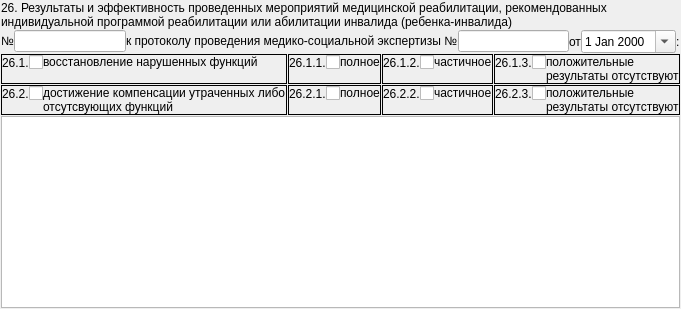
          <widget class="QWidget" name="tabIPRA">
           <attribute name="title">
            <string>ИПРА п.26</string>
           </attribute>
           <layout class="QGridLayout" name="gridLayout_49">
            <property name="margin">
             <number>1</number>
            </property>
            <property name="spacing">
             <number>1</number>
            </property>
            <item row="2" column="2">
             <widget class="QFrame" name="frame6_3">
              <property name="frameShape">
               <enum>QFrame::Panel</enum>
              </property>
              <property name="frameShadow">
               <enum>QFrame::Plain</enum>
              </property>
              <layout class="QGridLayout" name="gridLayout_43">
               <property name="margin">
                <number>0</number>
               </property>
               <property name="spacing">
                <number>0</number>
               </property>
               <item row="0" column="0">
                <widget class="QLabel" name="lblbIPRAResult26_1_2Number">
                 <property name="sizePolicy">
                  <sizepolicy hsizetype="Fixed" vsizetype="Preferred">
                   <horstretch>0</horstretch>
                   <verstretch>0</verstretch>
                  </sizepolicy>
                 </property>
                 <property name="text">
                  <string>26.1.2.</string>
                 </property>
                </widget>
               </item>
               <item row="0" column="2" rowspan="2">
                <widget class="QLabel" name="lblIPRAResult26_1_2">
                 <property name="text">
                  <string>частичное</string>
                 </property>
                 <property name="alignment">
                  <set>Qt::AlignLeading|Qt::AlignLeft|Qt::AlignTop</set>
                 </property>
                 <property name="wordWrap">
                  <bool>true</bool>
                 </property>
                </widget>
               </item>
               <item row="0" column="1">
                <widget class="QCheckBox" name="chkIPRAResult26_1_2">
                 <property name="sizePolicy">
                  <sizepolicy hsizetype="Fixed" vsizetype="Fixed">
                   <horstretch>0</horstretch>
                   <verstretch>0</verstretch>
                  </sizepolicy>
                 </property>
                 <property name="text">
                  <string/>
                 </property>
                </widget>
               </item>
              </layout>
             </widget>
            </item>
            <item row="0" column="0" colspan="4">
             <widget class="QLabel" name="lblIPRA">
              <property name="sizePolicy">
               <sizepolicy hsizetype="Preferred" vsizetype="Fixed">
                <horstretch>0</horstretch>
                <verstretch>0</verstretch>
               </sizepolicy>
              </property>
              <property name="text">
               <string>26. Результаты и эффективность проведенных мероприятий медицинской реабилитации, рекомендованных индивидуальной программой реабилитации или абилитации инвалида (ребенка-инвалида)</string>
              </property>
              <property name="wordWrap">
               <bool>true</bool>
              </property>
             </widget>
            </item>
            <item row="4" column="0" colspan="4">
             <widget class="QTextEdit" name="edtIPRAResult26_6"/>
            </item>
            <item row="1" column="0" colspan="4">
             <layout class="QHBoxLayout" name="horizontalLayout_11">
              <property name="spacing">
               <number>0</number>
              </property>
              <item>
               <widget class="QLabel" name="label_42">
                <property name="sizePolicy">
                 <sizepolicy hsizetype="Preferred" vsizetype="Fixed">
                  <horstretch>0</horstretch>
                  <verstretch>0</verstretch>
                 </sizepolicy>
                </property>
                <property name="text">
                 <string>№</string>
                </property>
               </widget>
              </item>
              <item>
               <widget class="QLineEdit" name="edtIPRANumber"/>
              </item>
              <item>
               <widget class="QLabel" name="label_43">
                <property name="sizePolicy">
                 <sizepolicy hsizetype="Preferred" vsizetype="Fixed">
                  <horstretch>0</horstretch>
                  <verstretch>0</verstretch>
                 </sizepolicy>
                </property>
                <property name="text">
                 <string>к протоколу проведения медико-социальной экспертизы №</string>
                </property>
               </widget>
              </item>
              <item>
               <widget class="QLineEdit" name="edtIPRANumberMSI"/>
              </item>
              <item>
               <widget class="QLabel" name="label_44">
                <property name="text">
                 <string>от</string>
                </property>
               </widget>
              </item>
              <item>
               <widget class="CDateEdit" name="edtIPRADateMSI">
                <property name="calendarPopup">
                 <bool>true</bool>
                </property>
               </widget>
              </item>
              <item>
               <widget class="QLabel" name="label_46">
                <property name="text">
                 <string>:</string>
                </property>
               </widget>
              </item>
             </layout>
            </item>
            <item row="3" column="1">
             <widget class="QFrame" name="frame6_6">
              <property name="frameShape">
               <enum>QFrame::Panel</enum>
              </property>
              <property name="frameShadow">
               <enum>QFrame::Plain</enum>
              </property>
              <layout class="QGridLayout" name="gridLayout_47">
               <property name="margin">
                <number>0</number>
               </property>
               <property name="spacing">
                <number>0</number>
               </property>
               <item row="0" column="0">
                <widget class="QLabel" name="lblIPRAResult26_2_1Number">
                 <property name="sizePolicy">
                  <sizepolicy hsizetype="Fixed" vsizetype="Preferred">
                   <horstretch>0</horstretch>
                   <verstretch>0</verstretch>
                  </sizepolicy>
                 </property>
                 <property name="text">
                  <string>26.2.1.</string>
                 </property>
                </widget>
               </item>
               <item row="0" column="2" rowspan="2">
                <widget class="QLabel" name="lblIPRAResult26_2_1">
                 <property name="text">
                  <string>полное</string>
                 </property>
                 <property name="alignment">
                  <set>Qt::AlignLeading|Qt::AlignLeft|Qt::AlignTop</set>
                 </property>
                 <property name="wordWrap">
                  <bool>true</bool>
                 </property>
                </widget>
               </item>
               <item row="0" column="1">
                <widget class="QCheckBox" name="chkIPRAResult26_2_1">
                 <property name="sizePolicy">
                  <sizepolicy hsizetype="Fixed" vsizetype="Fixed">
                   <horstretch>0</horstretch>
                   <verstretch>0</verstretch>
                  </sizepolicy>
                 </property>
                 <property name="text">
                  <string/>
                 </property>
                </widget>
               </item>
              </layout>
             </widget>
            </item>
            <item row="2" column="0">
             <widget class="QFrame" name="frame6_1">
              <property name="frameShape">
               <enum>QFrame::Panel</enum>
              </property>
              <property name="frameShadow">
               <enum>QFrame::Plain</enum>
              </property>
              <layout class="QGridLayout" name="gridLayout_41">
               <property name="margin">
                <number>0</number>
               </property>
               <property name="spacing">
                <number>0</number>
               </property>
               <item row="0" column="0">
                <widget class="QLabel" name="lblIPRAResult26_1Number">
                 <property name="sizePolicy">
                  <sizepolicy hsizetype="Fixed" vsizetype="Preferred">
                   <horstretch>0</horstretch>
                   <verstretch>0</verstretch>
                  </sizepolicy>
                 </property>
                 <property name="text">
                  <string>26.1.</string>
                 </property>
                </widget>
               </item>
               <item row="0" column="1">
                <widget class="QCheckBox" name="chkIPRAResult26_1">
                 <property name="sizePolicy">
                  <sizepolicy hsizetype="Fixed" vsizetype="Fixed">
                   <horstretch>0</horstretch>
                   <verstretch>0</verstretch>
                  </sizepolicy>
                 </property>
                 <property name="text">
                  <string/>
                 </property>
                </widget>
               </item>
               <item row="0" column="2" rowspan="2">
                <widget class="QLabel" name="lblIPRAResult26_1">
                 <property name="text">
                  <string>восстановление нарушенных функций</string>
                 </property>
                 <property name="alignment">
                  <set>Qt::AlignLeading|Qt::AlignLeft|Qt::AlignTop</set>
                 </property>
                 <property name="wordWrap">
                  <bool>true</bool>
                 </property>
                </widget>
               </item>
              </layout>
             </widget>
            </item>
            <item row="3" column="2">
             <widget class="QFrame" name="frame6_7">
              <property name="frameShape">
               <enum>QFrame::Panel</enum>
              </property>
              <property name="frameShadow">
               <enum>QFrame::Plain</enum>
              </property>
              <layout class="QGridLayout" name="gridLayout_46">
               <property name="margin">
                <number>0</number>
               </property>
               <property name="spacing">
                <number>0</number>
               </property>
               <item row="0" column="0">
                <widget class="QLabel" name="lblIPRAResult26_2_2Number">
                 <property name="sizePolicy">
                  <sizepolicy hsizetype="Fixed" vsizetype="Preferred">
                   <horstretch>0</horstretch>
                   <verstretch>0</verstretch>
                  </sizepolicy>
                 </property>
                 <property name="text">
                  <string>26.2.2.</string>
                 </property>
                </widget>
               </item>
               <item row="0" column="2" rowspan="2">
                <widget class="QLabel" name="lblIPRAResult26_2_2">
                 <property name="text">
                  <string>частичное</string>
                 </property>
                 <property name="alignment">
                  <set>Qt::AlignLeading|Qt::AlignLeft|Qt::AlignTop</set>
                 </property>
                 <property name="wordWrap">
                  <bool>true</bool>
                 </property>
                </widget>
               </item>
               <item row="0" column="1">
                <widget class="QCheckBox" name="chkIPRAResult26_2_2">
                 <property name="sizePolicy">
                  <sizepolicy hsizetype="Fixed" vsizetype="Fixed">
                   <horstretch>0</horstretch>
                   <verstretch>0</verstretch>
                  </sizepolicy>
                 </property>
                 <property name="text">
                  <string/>
                 </property>
                </widget>
               </item>
              </layout>
             </widget>
            </item>
            <item row="2" column="1">
             <widget class="QFrame" name="frame6_2">
              <property name="frameShape">
               <enum>QFrame::Panel</enum>
              </property>
              <property name="frameShadow">
               <enum>QFrame::Plain</enum>
              </property>
              <layout class="QGridLayout" name="gridLayout_42">
               <property name="margin">
                <number>0</number>
               </property>
               <property name="spacing">
                <number>0</number>
               </property>
               <item row="0" column="0">
                <widget class="QLabel" name="lblIPRAResult26_1_1Number">
                 <property name="sizePolicy">
                  <sizepolicy hsizetype="Fixed" vsizetype="Preferred">
                   <horstretch>0</horstretch>
                   <verstretch>0</verstretch>
                  </sizepolicy>
                 </property>
                 <property name="text">
                  <string>26.1.1.</string>
                 </property>
                </widget>
               </item>
               <item row="0" column="2" rowspan="2">
                <widget class="QLabel" name="lblIPRAResult26_1_1">
                 <property name="text">
                  <string>полное</string>
                 </property>
                 <property name="alignment">
                  <set>Qt::AlignLeading|Qt::AlignLeft|Qt::AlignTop</set>
                 </property>
                 <property name="wordWrap">
                  <bool>true</bool>
                 </property>
                </widget>
               </item>
               <item row="0" column="1">
                <widget class="QCheckBox" name="chkIPRAResult26_1_1">
                 <property name="sizePolicy">
                  <sizepolicy hsizetype="Fixed" vsizetype="Fixed">
                   <horstretch>0</horstretch>
                   <verstretch>0</verstretch>
                  </sizepolicy>
                 </property>
                 <property name="text">
                  <string/>
                 </property>
                </widget>
               </item>
              </layout>
             </widget>
            </item>
            <item row="3" column="0">
             <widget class="QFrame" name="frame6_5">
              <property name="frameShape">
               <enum>QFrame::Panel</enum>
              </property>
              <property name="frameShadow">
               <enum>QFrame::Plain</enum>
              </property>
              <layout class="QGridLayout" name="gridLayout_48">
               <property name="margin">
                <number>0</number>
               </property>
               <property name="spacing">
                <number>0</number>
               </property>
               <item row="0" column="0">
                <widget class="QLabel" name="lblIPRAResult26_2Number">
                 <property name="sizePolicy">
                  <sizepolicy hsizetype="Fixed" vsizetype="Preferred">
                   <horstretch>0</horstretch>
                   <verstretch>0</verstretch>
                  </sizepolicy>
                 </property>
                 <property name="text">
                  <string>26.2.</string>
                 </property>
                </widget>
               </item>
               <item row="0" column="2" rowspan="2">
                <widget class="QLabel" name="lblIPRAResult26_2">
                 <property name="text">
                  <string>достижение компенсации утраченных либо отсутсвующих функций</string>
                 </property>
                 <property name="alignment">
                  <set>Qt::AlignLeading|Qt::AlignLeft|Qt::AlignTop</set>
                 </property>
                 <property name="wordWrap">
                  <bool>true</bool>
                 </property>
                </widget>
               </item>
               <item row="0" column="1">
                <widget class="QCheckBox" name="chkIPRAResult26_2">
                 <property name="sizePolicy">
                  <sizepolicy hsizetype="Fixed" vsizetype="Fixed">
                   <horstretch>0</horstretch>
                   <verstretch>0</verstretch>
                  </sizepolicy>
                 </property>
                 <property name="text">
                  <string/>
                 </property>
                </widget>
               </item>
              </layout>
             </widget>
            </item>
            <item row="3" column="3">
             <widget class="QFrame" name="frame6_8">
              <property name="frameShape">
               <enum>QFrame::Panel</enum>
              </property>
              <property name="frameShadow">
               <enum>QFrame::Plain</enum>
              </property>
              <layout class="QGridLayout" name="gridLayout_45">
               <property name="margin">
                <number>0</number>
               </property>
               <property name="spacing">
                <number>0</number>
               </property>
               <item row="0" column="2" rowspan="2">
                <widget class="QLabel" name="lblIPRAResult26_2_3">
                 <property name="text">
                  <string>положительные результаты отсутствуют</string>
                 </property>
                 <property name="alignment">
                  <set>Qt::AlignLeading|Qt::AlignLeft|Qt::AlignTop</set>
                 </property>
                 <property name="wordWrap">
                  <bool>true</bool>
                 </property>
                </widget>
               </item>
               <item row="0" column="0">
                <widget class="QLabel" name="lblIPRAResult26_2_3Number">
                 <property name="sizePolicy">
                  <sizepolicy hsizetype="Fixed" vsizetype="Preferred">
                   <horstretch>0</horstretch>
                   <verstretch>0</verstretch>
                  </sizepolicy>
                 </property>
                 <property name="text">
                  <string>26.2.3.</string>
                 </property>
                </widget>
               </item>
               <item row="0" column="1">
                <widget class="QCheckBox" name="chkIPRAResult26_2_3">
                 <property name="sizePolicy">
                  <sizepolicy hsizetype="Fixed" vsizetype="Fixed">
                   <horstretch>0</horstretch>
                   <verstretch>0</verstretch>
                  </sizepolicy>
                 </property>
                 <property name="text">
                  <string/>
                 </property>
                </widget>
               </item>
              </layout>
             </widget>
            </item>
            <item row="2" column="3">
             <widget class="QFrame" name="frame6_4">
              <property name="frameShape">
               <enum>QFrame::Panel</enum>
              </property>
              <property name="frameShadow">
               <enum>QFrame::Plain</enum>
              </property>
              <layout class="QGridLayout" name="gridLayout_44">
               <property name="margin">
                <number>0</number>
               </property>
               <property name="spacing">
                <number>0</number>
               </property>
               <item row="0" column="0">
                <widget class="QLabel" name="lblIPRAResult26_1_3Number">
                 <property name="sizePolicy">
                  <sizepolicy hsizetype="Fixed" vsizetype="Preferred">
                   <horstretch>0</horstretch>
                   <verstretch>0</verstretch>
                  </sizepolicy>
                 </property>
                 <property name="text">
                  <string>26.1.3.</string>
                 </property>
                </widget>
               </item>
               <item row="0" column="2" rowspan="2">
                <widget class="QLabel" name="lblIPRAResult26_1_3">
                 <property name="text">
                  <string>положительные результаты отсутствуют</string>
                 </property>
                 <property name="alignment">
                  <set>Qt::AlignLeading|Qt::AlignLeft|Qt::AlignTop</set>
                 </property>
                 <property name="wordWrap">
                  <bool>true</bool>
                 </property>
                </widget>
               </item>
               <item row="0" column="1">
                <widget class="QCheckBox" name="chkIPRAResult26_1_3">
                 <property name="sizePolicy">
                  <sizepolicy hsizetype="Fixed" vsizetype="Fixed">
                   <horstretch>0</horstretch>
                   <verstretch>0</verstretch>
                  </sizepolicy>
                 </property>
                 <property name="text">
                  <string/>
                 </property>
                </widget>
               </item>
              </layout>
             </widget>
            </item>
           </layout>
          </widget>
